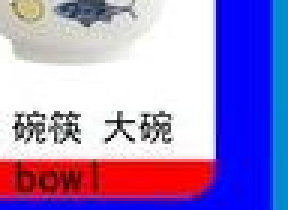
#> input picture KidsSafeDesktop/AssetsSrc/inputs/bowl.png, 96 x 70 px (shown 3 times larger); its folder holds only this picture in this run
$ python local_cutout.py
#> lines starting #> are read from the running program, lines starting #| are printed output that depends on the picture; after the words box and inside, x2 and y2 are one past the last pixel; in counts of white or black regions, pixels touching at a corner belong together
from PIL import Image, ImageDraw
import glob, os, numpy as np

HERE = os.path.dirname(os.path.abspath(__file__))
os.makedirs('outputs_local', exist_ok=True)

# per-file tolerance (higher = more aggressive white removal)
files = sorted(glob.glob('inputs/*.png'))
for f in files:
    name = os.path.splitext(os.path.basename(f))[0]
    src = Image.open(f).convert('RGB')
#> src is the input picture: PIL image 96x70 RGB; mean R, G, B 159.1, 138.5, 200.3
    w,h = src.size
#> w = 96; h = 70
    # flood fill from a corner (white card) with tolerance
    mask = src.copy()
    # seed at top-left; if it's not light, try other corners
    seeds = [(2,2),(w-3,2),(2,h-3),(w-3,h-3)]
#> seeds = [(2, 2), (93, 2), (2, 67), (93, 67)]
    filled = None
    for sx,sy in seeds:
        r,g,b = src.getpixel((sx,sy))
        if r>180 and g>180 and b>180:
            m = mask.copy()
            ImageDraw.floodfill(m, (sx,sy), (2,2,2), thresh=45, border=None)
            filled = m
            break
#> this loop made 1 pass
#> (r, g, b) on pass 1: (207, 200, 182)
#> pass 1, `filled = m`:
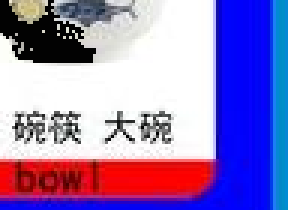
#> filled: PIL image 96x70 RGB (shown 3 times larger); mean R, G, B 147.9, 127.4, 189.6
    if filled is None:
        # fallback: just keep original
        out = src.convert('RGBA')
    else:
        arr = np.array(filled)
        m = (arr[:,:,0]==2)&(arr[:,:,1]==2)&(arr[:,:,2]==2)
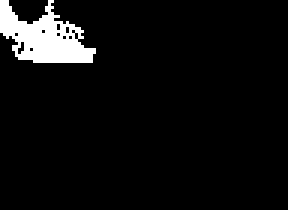
#> m: shape (70, 96) bool (shown 3 times larger); 5.6% white; 1 white region, box (x1, y1, x2, y2) and area: (0, 0, 32, 21) 377
        out = src.convert('RGBA')
        ao = np.array(out)
        ao[m,3] = 0
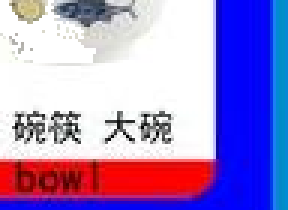
#> ao: shape (70, 96, 4) (shown 3 times larger); mean R, G, B, A 159.1, 138.5, 200.3, 240.7; transparent parts drawn white
        out = Image.fromarray(ao,'RGBA')
    out.save(f'outputs_local/{name}.png')
    tp = (np.array(out)[:,:,3]<20).mean()*100
#> tp = 5.61
    print(f'{name:10s} transparent%={tp:5.1f}')
#| bowl       transparent%=  5.6
print('done')

$ run again, on KidsSafeDesktop/AssetsSrc/inputs/door_b.png
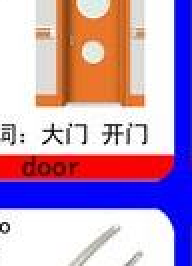
#> input picture KidsSafeDesktop/AssetsSrc/inputs/door_b.png, 96 x 133 px (shown 2 times larger)
#> src is the input picture: PIL image 96x133 RGB; mean R, G, B 189.8, 156.9, 191.4
#> the loop `for sx,sy in seeds:` made 1 pass
#> (r, g, b) on pass 1: (255, 255, 255)
#> pass 1, `filled = m`:
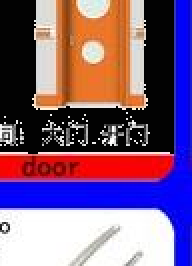
#> filled: PIL image 96x133 RGB (shown 2 times larger); mean R, G, B 126.2, 93.2, 127.7
#> `m = (arr[:,:,0]==2)&(arr[:,:,1]==2)&(arr[:,:,2]==2)`:
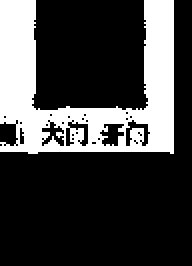
#> m: shape (133, 96) bool (shown 2 times larger); 25.4% white; 1 white region, box (x1, y1, x2, y2) and area: (0, 0, 87, 77) 3249
#> tp = 25.45
#| door_b     transparent%= 25.4
